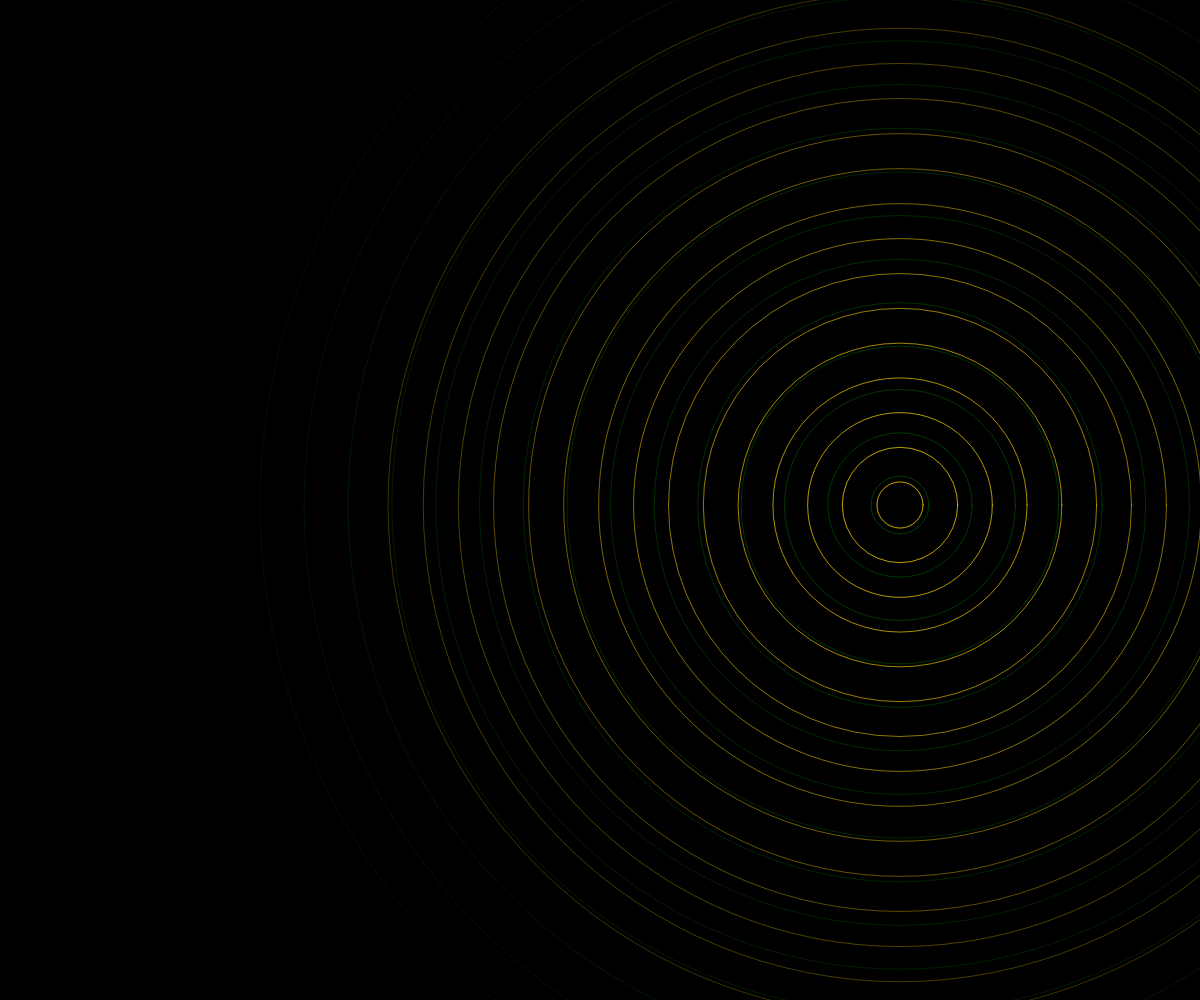
Frame 1 (no input)
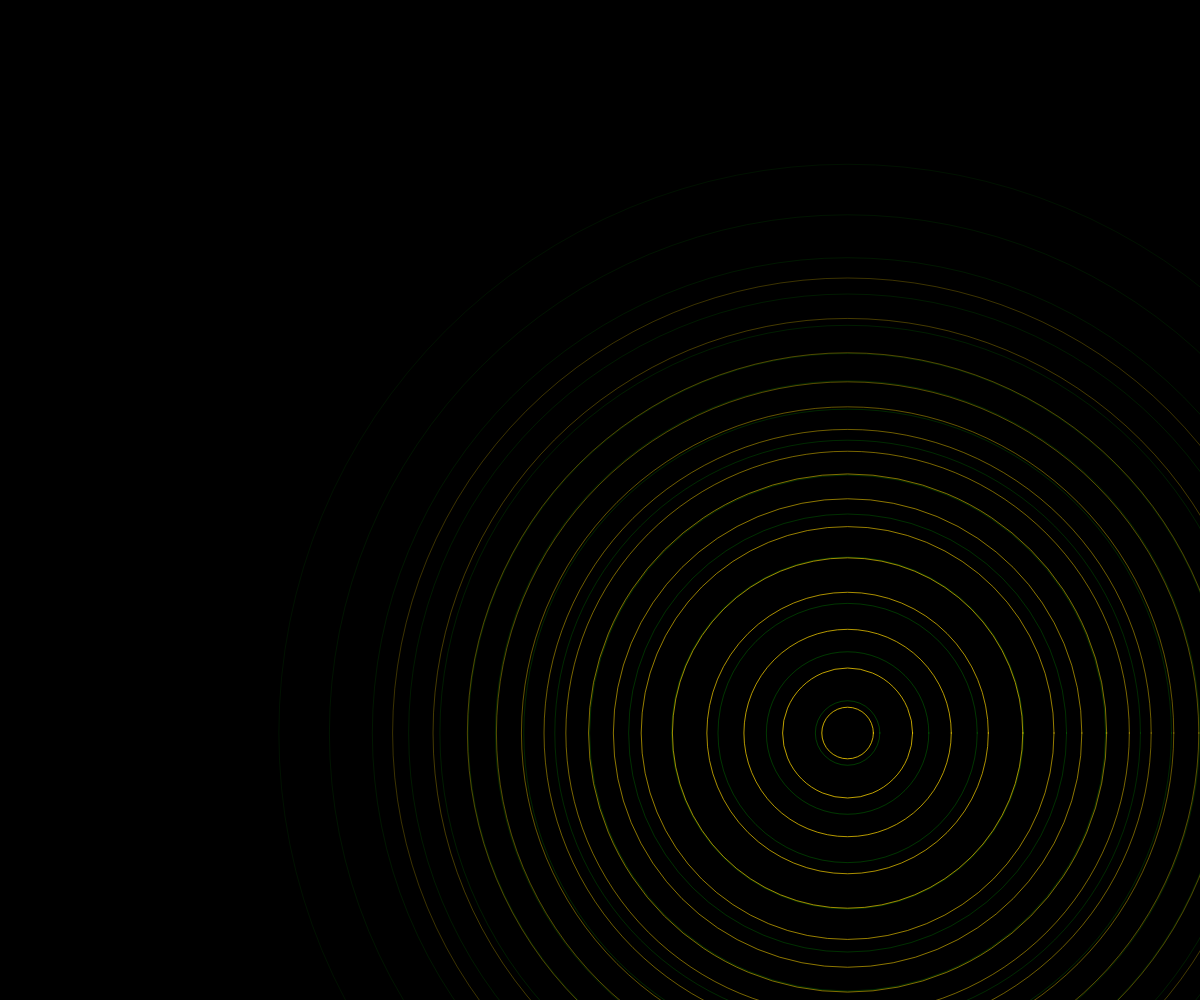
Frame 60 (no input)
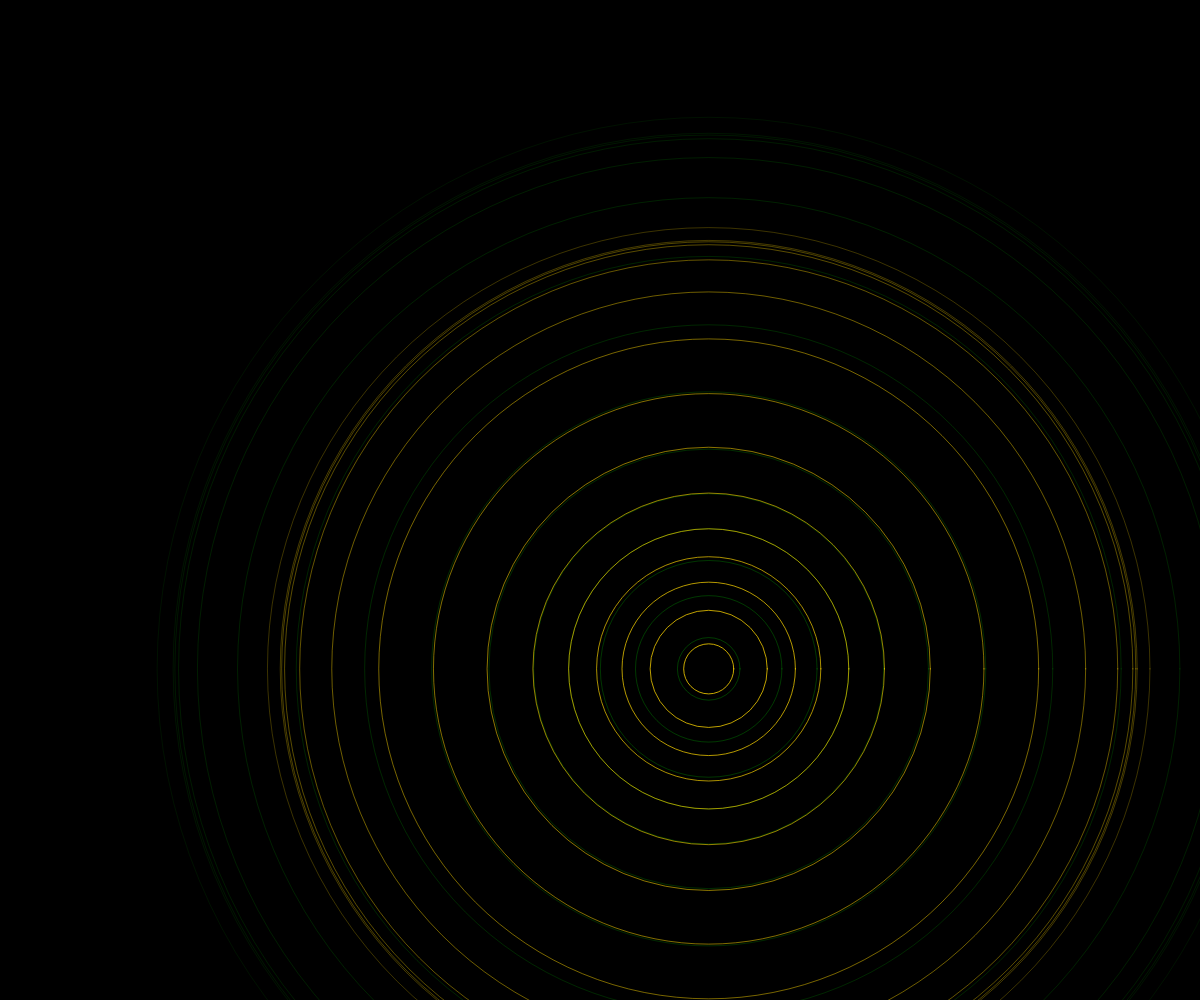
Frame 120 (the mouse pressed at the canvas centre since frame 60)

The p5.js sketch that drew these frames (run headless with seeded random() and noise() and a simulated clock; from frame 60 on, the mouse is pressed at the canvas centre):

// p5.js sketch
// ── sketch.js
let rings = [];
let centerX, centerY;
let figureEightPhase = 0;

function setup() {
  createCanvas(windowWidth, windowHeight);
  // Initialize rings with varying sizes and colors
  for (let i = 0; i < 15; i++) {
    rings.push({
      radius: 20 + i * 30,
      alpha: 200 - i * 10,
      speed: 0.02 + i * 0.005
    });
  }
  centerX = width / 2;
  centerY = height / 2;
}

function draw() {
  background(0);
  
  // Update center position in figure-eight pattern
  figureEightPhase += 0.01;
  let x = width/2 + cos(figureEightPhase) * (width/4);
  let y = height/2 + sin(figureEightPhase * 2) * (height/4);
  
  // Draw pulsing rings
  for (let i = 0; i < rings.length; i++) {
    let ring = rings[i];
    let pulse = sin(frameCount * ring.speed) * 0.5 + 0.5;
    let radius = ring.radius * (1 + pulse * 0.3);
    
    stroke(255, 215, 0, ring.alpha); // Gold color
    noFill();
    ellipse(x, y, radius * 2, radius * 2);
    
    // Add green glow effect
    stroke(0, 255, 0, ring.alpha * 0.3);
    ellipse(x, y, radius * 2.5, radius * 2.5);
  }
}

function windowResized() {
  resizeCanvas(windowWidth, windowHeight);
}
